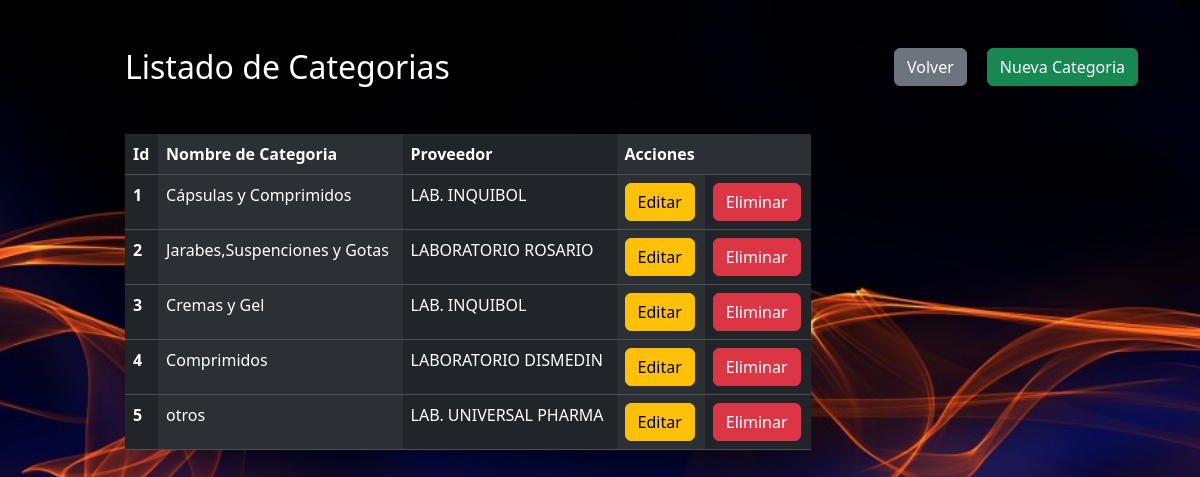
Before: /categorias with the older database file.
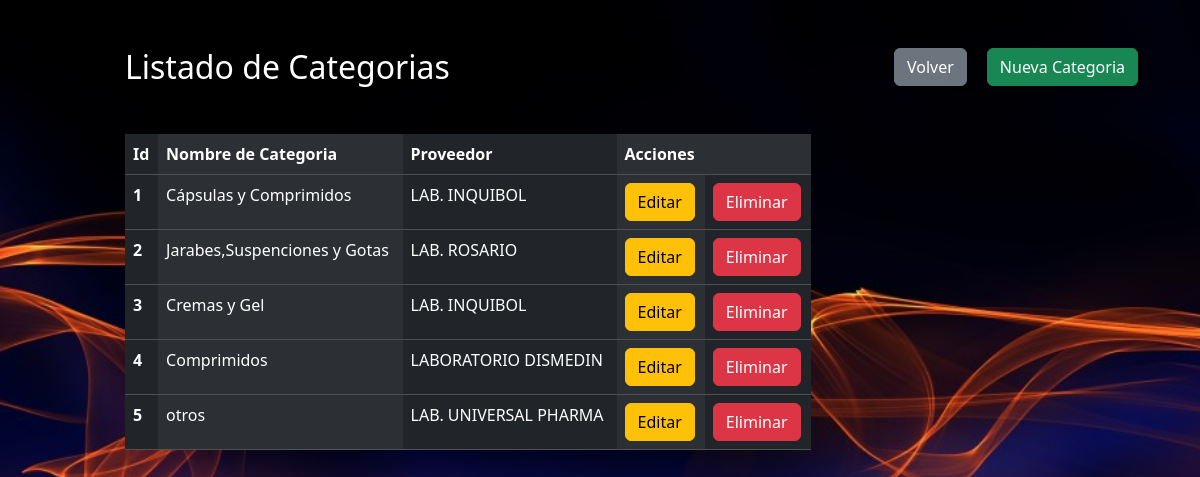
After: the same page with the newer database file.
### tables this page shows
CREATE TABLE categoria (
        cod_cate INTEGER PRIMARY KEY,
        nombre_cate TEXT NOT NULL,
        cod_prov INTEGER NOT NULL,
        FOREIGN KEY (cod_prov) REFERENCES proveedores (cod_prov)
        );

CREATE TABLE proveedores (
        cod_prov INTEGER PRIMARY KEY,
        nombre_prov TEXT NOT NULL,
        telefono_prov INTEGER NOT NULL,
        direccion TEXT NOT NULL
        );

### app.py (the view)
@app.route("/categorias")
def categorias():
    conn=sqlite3.connect("sistema_farmacia.db")
    conn.row_factory=sqlite3.Row
    cursor=conn.cursor()
    cursor.execute("select categoria.cod_cate, categoria.nombre_cate,proveedores.nombre_prov AS nombre_proveedor FROM categoria JOIN proveedores ON categoria.cod_prov = proveedores.cod_prov")
    categorias=cursor.fetchall()
    return render_template("categorias/listar_categorias.html",categorias=categorias)

### templates/categorias/listar_categorias.html (shortened to what this page needs)
<!doctype html>
<html lang="es">
  <head>
    <link href="https://cdn.jsdelivr.net/npm/bootstrap@5.3.3/dist/css/bootstrap.min.css" rel="stylesheet">
    <link rel="stylesheet" href="{{ url_for('static', filename='css/estilos_registro_usuario.css') }}">
    <link rel="stylesheet" href="https://cdnjs.cloudflare.com/ajax/libs/sweetalert/2.1.2/sweetalert.min.css">
  </head>
<body>
    <div class="container mt-5">
        <a href="/categorias/nuevo" class="btn btn-success volver">Nueva Categoria</a>
        <a href="/admin/dashboard" class="btn btn-secondary volver">Volver</a>
        <div class="row justify-content-center">
            <div class="col-12 col-md-10">
                <h2>Listado de Categorias</h2>
                <table class="table table-hover table-dark table-striped-columns mt-5">
                    <thead>
                        <tr>
                            <th scope="col">Id</th>
                            <th scope="col">Nombre de Categoria</th>
                            <th scope="col">Proveedor</th>
                            <th colspan="2">Acciones</th>
                        </tr>
                    </thead>
                    <tbody>
                        {% for item in categorias %}
                        <tr>
                            <th scope="row">{{item['cod_cate']}}</th>
                            <td>{{item['nombre_cate']}}</td>
                            <td>{{item['nombre_proveedor']}}</td>
                            <td><a href="/categorias/editar/{{item['cod_cate']}}" class="btn btn-warning">Editar</a></td>
                            <td><a href="/categorias/eliminar/{{item['cod_cate']}}"  class="btn btn-danger"onclick="mostrarMensajeEliminado()">Eliminar</a></td>
                        </tr>
                        {% endfor %}
                    </tbody>
                </table>
            </div>
        </div>
    </div>
</body>
</html>

Changed rows visible on the page:
changed through a linked row, categoria "Jarabes,Suspenciones y Gotas": nombre_proveedor "LABORATORIO ROSARIO" → "LAB. ROSARIO"
